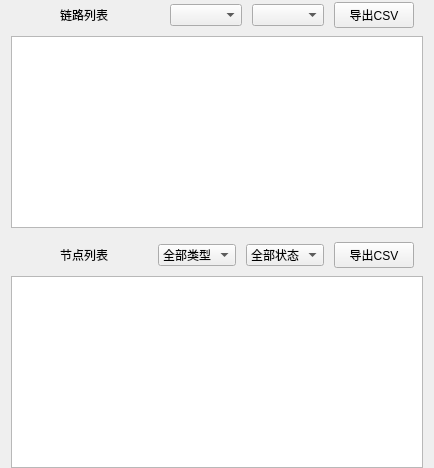
            <widget class="QWidget" name="pageDataView">
             <layout class="QGridLayout" name="gridLayout_24">
              <property name="topMargin">
               <number>0</number>
              </property>
              <property name="bottomMargin">
               <number>0</number>
              </property>
              <item row="0" column="0">
               <widget class="QWidget" name="wgtLinkHeader" native="true">
                <layout class="QHBoxLayout" name="horizontalLayout_9">
                 <property name="spacing">
                  <number>10</number>
                 </property>
                 <property name="topMargin">
                  <number>0</number>
                 </property>
                 <property name="bottomMargin">
                  <number>0</number>
                 </property>
                 <item>
                  <widget class="QLabel" name="lblLinkIcon">
                   <property name="minimumSize">
                    <size>
                     <width>30</width>
                     <height>30</height>
                    </size>
                   </property>
                   <property name="maximumSize">
                    <size>
                     <width>30</width>
                     <height>30</height>
                    </size>
                   </property>
                   <property name="styleSheet">
                    <string notr="true">border-image: url(:/resources/icon/lianlu.svg);</string>
                   </property>
                   <property name="text">
                    <string/>
                   </property>
                  </widget>
                 </item>
                 <item>
                  <widget class="QLabel" name="lblLinkListTitle">
                   <property name="text">
                    <string>链路列表</string>
                   </property>
                  </widget>
                 </item>
                 <item>
                  <spacer name="horizontalSpacer_8">
                   <property name="orientation">
                    <enum>Qt::Horizontal</enum>
                   </property>
                   <property name="sizeHint" stdset="0">
                    <size>
                     <width>40</width>
                     <height>20</height>
                    </size>
                   </property>
                  </spacer>
                 </item>
                 <item>
                  <widget class="QComboBox" name="cmbLinkNodeFilter"/>
                 </item>
                 <item>
                  <widget class="QComboBox" name="cmbLinkTypeFilter_2"/>
                 </item>
                 <item>
                  <widget class="QPushButton" name="btnExportLinkCsv">
                   <property name="text">
                    <string>导出CSV</string>
                   </property>
                  </widget>
                 </item>
                </layout>
               </widget>
              </item>
              <item row="1" column="0">
               <widget class="QTableView" name="tableLink"/>
              </item>
              <item row="2" column="0">
               <widget class="QWidget" name="wgtFlowHeader" native="true">
                <layout class="QHBoxLayout" name="horizontalLayout_8">
                 <property name="spacing">
                  <number>10</number>
                 </property>
                 <property name="topMargin">
                  <number>6</number>
                 </property>
                 <property name="bottomMargin">
                  <number>0</number>
                 </property>
                 <item>
                  <widget class="QLabel" name="lblFlowIcon">
                   <property name="minimumSize">
                    <size>
                     <width>30</width>
                     <height>30</height>
                    </size>
                   </property>
                   <property name="maximumSize">
                    <size>
                     <width>30</width>
                     <height>30</height>
                    </size>
                   </property>
                   <property name="styleSheet">
                    <string notr="true">border-image: url(:/resources/icon/liuliang.svg);</string>
                   </property>
                   <property name="text">
                    <string/>
                   </property>
                  </widget>
                 </item>
                 <item>
                  <widget class="QLabel" name="lblFlowTitle">
                   <property name="text">
                    <string>节点列表</string>
                   </property>
                  </widget>
                 </item>
                 <item>
                  <spacer name="horizontalSpacer_9">
                   <property name="orientation">
                    <enum>Qt::Horizontal</enum>
                   </property>
                   <property name="sizeHint" stdset="0">
                    <size>
                     <width>40</width>
                     <height>20</height>
                    </size>
                   </property>
                  </spacer>
                 </item>
                 <item>
                  <widget class="QComboBox" name="cmbNodeTypeFilter">
                   <item>
                    <property name="text">
                     <string>全部类型</string>
                    </property>
                   </item>
                   <item>
                    <property name="text">
                     <string>支线</string>
                    </property>
                   </item>
                   <item>
                    <property name="text">
                     <string>干线</string>
                    </property>
                   </item>
                  </widget>
                 </item>
                 <item>
                  <widget class="QComboBox" name="cmbNodeStatusFilter">
                   <item>
                    <property name="text">
                     <string>全部状态</string>
                    </property>
                   </item>
                   <item>
                    <property name="text">
                     <string>正常</string>
                    </property>
                   </item>
                   <item>
                    <property name="text">
                     <string>告警</string>
                    </property>
                   </item>
                   <item>
                    <property name="text">
                     <string>故障</string>
                    </property>
                   </item>
                  </widget>
                 </item>
                 <item>
                  <widget class="QPushButton" name="btnExportFlowCsv">
                   <property name="text">
                    <string>导出CSV</string>
                   </property>
                  </widget>
                 </item>
                </layout>
               </widget>
              </item>
              <item row="3" column="0">
               <widget class="QTableView" name="tableNode"/>
              </item>
             </layout>
            </widget>
